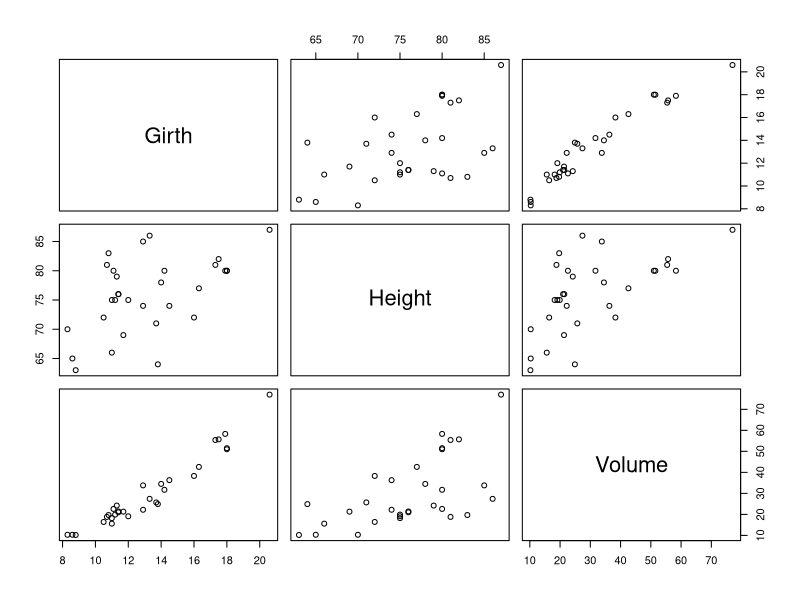
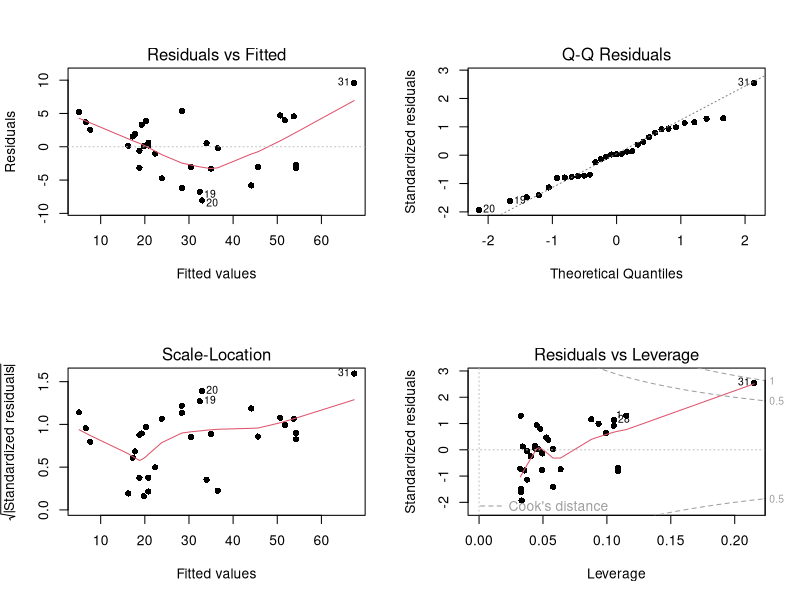
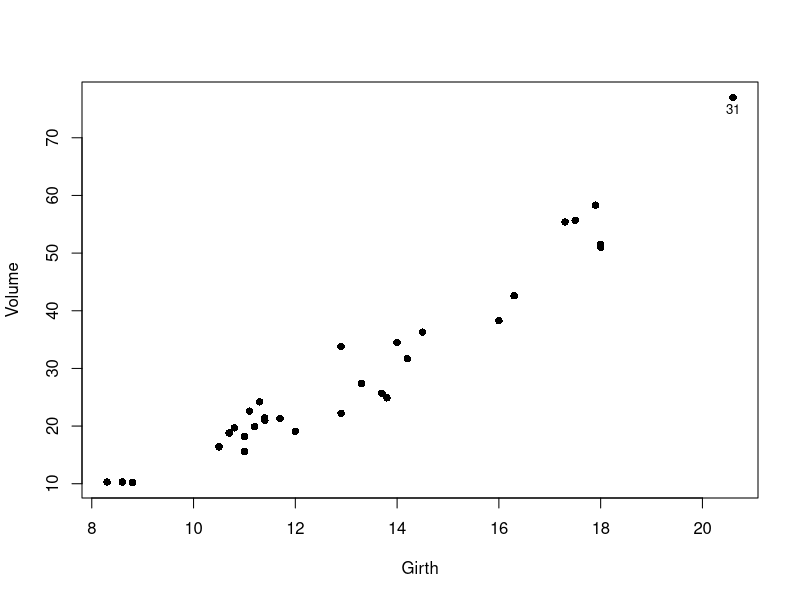

Write R code to recreate these figures, in order.
## ---- chunk 1
data(trees)
pairs(trees)
## ---- chunk 2
cor(trees)
## ---- chunk 3
trees.mod1 = lm(Volume~Girth, data=trees)
names(trees.mod1)
coef(trees.mod1)
## ---- chunk 4
summary(trees.mod1)
## ---- chunk 5
par(mfrow=c(2,2))
plot(trees.mod1,pch=16)
## ---- chunk 6
par(mfrow=c(1,1))
with(trees,plot(Girth,Volume,pch=16))
with(trees,text(Girth[31],Volume[31]-2,labels="31",cex=0.8))
## ---- chunk 7
trees.mod2=lm(Volume~Girth+I(Girth^2)+Height,data=trees)
summary(trees.mod2)
## ---- chunk 8
trees.mod0 = lm(Volume ~ 1, data=trees)
summary(trees.mod0)
anova(trees.mod0,trees.mod1)
## ---- chunk 9
with(trees,c(mean(Girth),mean(Height)))
## ---- chunk 10
predict(trees.mod1,data.frame(Girth=13.25,Height=76),interval="confidence")
## ---- chunk 11
predict(trees.mod1,data.frame(Girth=13.25,Height=76),interval="prediction")
